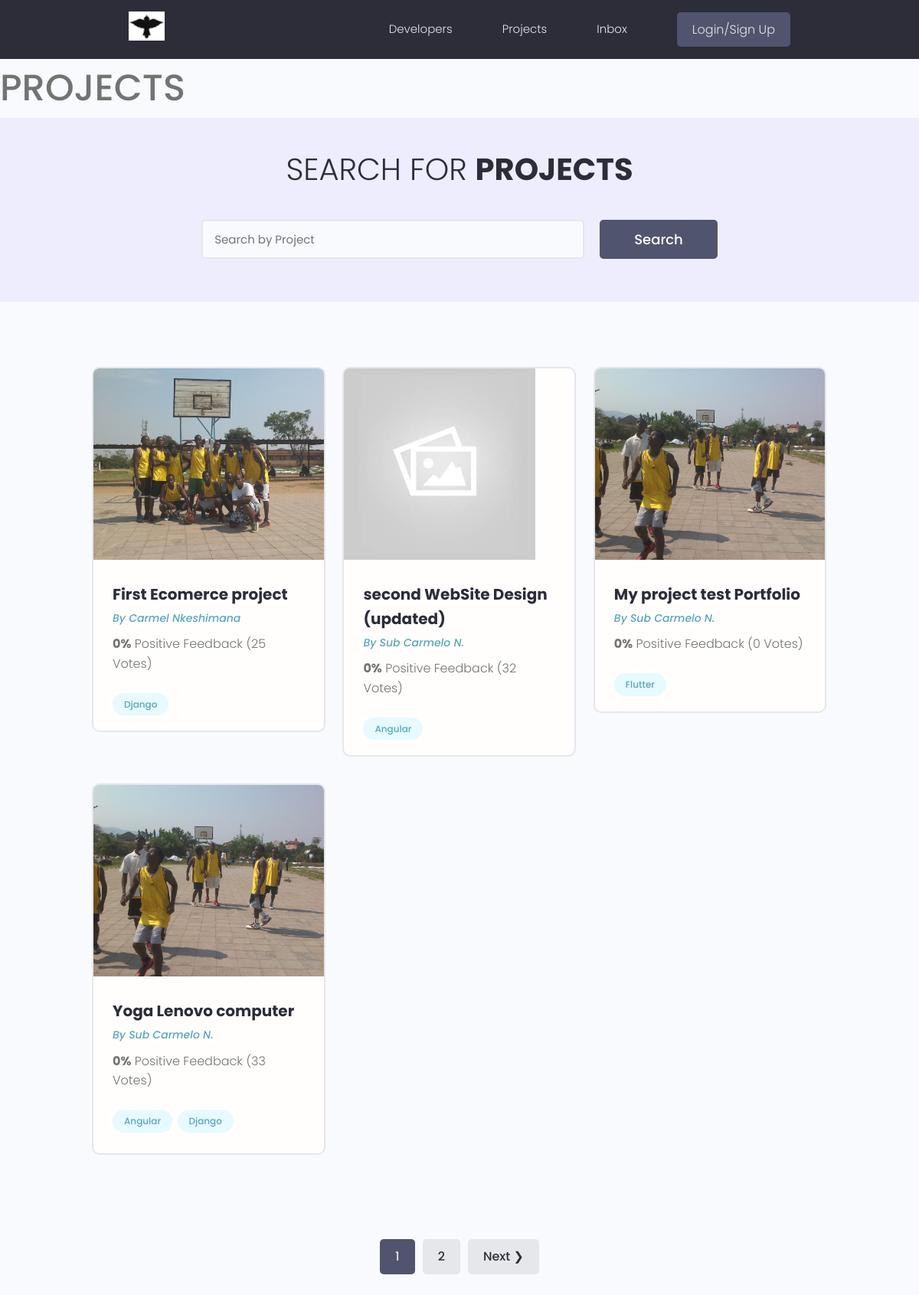
/projects/, run on the app's committed database.
### projects/models.py (models this page shows, shortened)
class Project(models.Model):
    owner = models.ForeignKey(Profile, null=True, blank=True, on_delete=models.SET_NULL)
    title = models.CharField(max_length=200)
    description = models.TextField(null=True, blank=True)
    featured_image = models.ImageField(null=True, blank=True, default="default.png")
    demo_link = models.CharField(max_length=2000, null=True, blank=True)
    source_link = models.CharField(max_length=2000, null=True, blank=True)
    vote_total = models.IntegerField(default=0, null=True, blank=True)
    vote_ratio = models.IntegerField(default=0, null=True, blank=True)
    tags = models.ManyToManyField('Tag', blank=True)
    created = models.DateTimeField(auto_now_add=True)
    id = models.UUIDField(default=uuid.uuid4,
                          unique=True,
                          primary_key=True,
                          editable=False)
    class Meta:
        ordering = ['created']

class Tag(models.Model):
    name = models.CharField(max_length=200, default='')
    created = models.DateTimeField(auto_now_add=True)
    id = models.UUIDField(default=uuid.uuid4,
                          unique=True,
                          primary_key=True,
                          editable=False)
    def __str__(self):
        return self.name

### users/models.py (models this page shows, shortened)
class Profile(models.Model):
    user = models.OneToOneField(User, on_delete=models.CASCADE, null=True, blank=True)
    name = models.CharField(max_length=200, blank=True, null=True)
    email = models.CharField(max_length=500, blank=True,  null=True)
    username = models.CharField(max_length=200, blank=True, null=True)
    location = models.CharField(max_length=200, blank=True, null=True)
    short_intro = models.CharField(max_length=200, blank=True,  null=True)
    bio = models.TextField(blank=True, null=True)
    profile_image = models.ImageField(null=True, blank=True, upload_to='profiles/', default='profiles/user-default.jpg')
    social_github = models.CharField(max_length=200, blank=True, null=True)
    social_twitter = models.CharField(max_length=200, blank=True, null=True)
    social_linkedin = models.CharField(max_length=200, blank=True, null=True)
    social_youtube = models.CharField(max_length=200, blank=True, null=True)
    social_website = models.CharField(max_length=200, blank=True, null=True)
    created = models.DateTimeField(auto_now_add=True)
    id = models.UUIDField(default=uuid.uuid4,
                          unique=True, primary_key=True, editable=False)

### projects/views.py (the view)
# urls.py: path('projects/', include('projects.urls')),
def projects(request):
    projects, search_query = searchProject(request)
    custom_range, projects = paginateProjects(request, projects, 4)
    context = {'projects':projects,
               'search_query':search_query,
               'custom_range': custom_range}
    return render(request, 'projects/projects.html', context)

### projects/utils.py (called while the page is built)
def searchProject(request):
    search_query = ''
    if request.GET.get('search_query'):
        search_query = request.GET.get('search_query')
    tags = Tag.objects.filter(
        name__icontains = search_query
    )
    identification = "Carmel NKESHIMANA "
    projects = Project.objects.distinct().filter(
        Q(title__icontains=search_query) |
        Q(description__icontains=search_query) |
        Q(owner__name__icontains=search_query) |
        Q(tags__in = tags)
    )
    return projects, search_query

def paginateProjects(request, projects, results):
    page = request.GET.get('pageSend')
    paginator = Paginator(projects, results)
    try:
        projects = paginator.page(page)
    except PageNotAnInteger:
        page = 1
        projects = paginator.page(page)
    except EmptyPage:
        page = paginator.num_pages
        projects = paginator.page(page)
    leftIndex = (int(page) - 3)
    if leftIndex < 1:
        leftIndex = 1
    rightIndex = (int(page) + 2)
    if rightIndex > paginator.num_pages:
        rightIndex = paginator.num_pages + 1
    custom_range = range(leftIndex, rightIndex)
    return custom_range, projects

### projects/templates/projects/projects.html (shortened to what this page needs)
{% extends 'main.html' %}
{% block content %}
<h1>PROJECTS </h1>
  <main class="projects">
    <section class="hero-section text-center">
      <div class="container container--narrow">
        <div class="hero-section__box">
          <h2>Search for <span>Projects</span></h2>
        </div>
        <div class="hero-section__search">
          <form id="idSearchForm" class="form" action="{% url 'projects' %}" method="get"  >
            <div class="form__field">
              <input class="input input--text" id="formInput#search" type="text" name="search_query"
                placeholder="Search by Project " value="{{search_query}}" />
            </div>
            <input class="btn btn--sub btn--lg" type="submit" value="Search" />
          </form>
        </div>
      </div>
    </section>
    <section class="projectsList">
      <div class="container">
        <div class="grid grid--three">
          {% for project in projects%}
          <div class="column">
            <div class="card project">
              <a href="{% url 'project' project.id %}" class="project">
                <img class="project__thumbnail" src="{{project.featured_image.url}}" alt="project thumbnail" />
                <div class="card__body">
                  <h3 class="project__title">{{project.title}}</h3>
                  <p><a class="project__author" href="{% url 'userProfile' project.owner.id %}">By {{project.owner.name}}</a></p>
                  <p class="project--rating">
                    <span style="font-weight: bold;">{{project.vote_ratio}}%</span> Positive
                    Feedback ({{project.vote_total}} Vote{{project.vote_total|pluralize:"s"}})
                  </p>
                  <div class="project__tags">
                    {% for tag in project.tags.all  %}
                        <span class="tag tag--pill tag--main">
                          <small>{{tag}}</small>
                        </span>
                    {% endfor %}
                  </div>
                </div>
              </a>
            </div>
          </div>
          {% endfor %}
        </div>
      </div>
    </section>
    {% include 'pagination.html' with querySet=projects custom_range=custom_range %}
  </main>
{% endblock content %}

### static/styles/app.css (style rules this page uses)
:root { --color-sub: #2d2d39; }
.btn--sub { background-color: var(--color-sub-light); }
.card { border: 2px solid var(--color-light); }
img { width: 100%; }
.hero-section { height: 40vh; display: flex; align-items: center; background-color: var(--color-sub); }
.hero-section__box { margin-bottom: 4rem; }
.hero-section__box > h2, .hero-section__box > h2 > span { font-size: 4rem; color: var(--color-light); line-height: 1.3; text-transform: uppercase; }
.hero-section__box > h2 { font-weight: 300; }
.hero-section__box > h2 > span { font-weight: 700; }
.hero-section__search > .form { display: flex; align-items: center; justify-content: center; gap: 2rem; }
.hero-section__search > .form input.input--text { width: 50rem; }
.project__author { font-size: 1.4rem; font-style: italic; }
.project--rating { margin-bottom: 1.6em; margin-top: .5em; }
.projects > .hero-section { background: var(--color-sub-lighter); height: 30vh; }
.projects .hero-section__box { margin-bottom: 2.5rem; }
.projects .hero-section__box > h2 { color: var(--color-sub); }
.projects .hero-section__box > h2 > span { font-weight: 700; color: var(--color-sub); }
.projectsList { margin-top: 8rem; }
.project__thumbnail { height: 25rem; object-fit: cover; object-position: top center; }
.project__title { font-size: 2rem; font-weight: 700; color: var(--color-sub); }

### static/uikit/styles/modules/_variables.css (style rules this page uses)
:root { --color-main: #5aa5b9; --color-main-light: #e6faff; --color-sub: #3f4156; --color-sub-light: #51546e; --color-sub-lighter: #ededfd; --color-text: #737373; --color-gray: #8b8b8b; --color-light: #e5e7eb; --color-light-gray: #767676; --color-bg: #f8fafd; --color-white: #fffefd; --color-white-light: #f3f3f3; --color-success: #359e64; --color-success-bg: #def8e8; --color-error: #fc4b0b; --color-error-bg: #fff2ee; --font-base: 'Poppins', arial, helvetica, 'Segoe UI', roboto, ubuntu, sans-serif; --font-monospace: 'Fira Code', 'Courier New', courier, monospace; --font-regular: 300; --font-medium: 500; --font-bold: 700; --generic-shadow: 1px 1px 5px #00000010; --generic-transition: all 0.3s ease-in-out; }

### static/uikit/styles/modules/_base.css (style rules this page uses)
* { margin: 0; padding: 0; box-sizing: border-box; text-rendering: optimizeLegibility; color: inherit; font-size: inherit; }
html { font-size: 50%; }
@media only screen and (min-width: 480px) { html { font-size: 56.25%; } }
@media only screen and (min-width: 1200px) { html { font-size: 62.5%; } }
body { line-height: 1.6; font-weight: 400; font-size: 1.5rem; color: var(--color-text); background-color: var(--color-bg); min-height: 100vh; }

### static/uikit/styles/modules/_typography.css (style rules this page uses)
* { font-family: var(--font-base); }
h1 { font-size: 4.8rem; font-weight: var(--font-medium); }
h2 { font-size: 3.6rem; font-weight: var(--font-bold); }
h3 { font-size: 3.2rem; font-weight: var(--font-medium); }
p, span, strong { font-size: 1.6rem; color: var(--color-text); font-weight: var(--font-regular); }
a { padding-bottom: 2px; text-decoration: none; display: inline-block; color: var(--color-main); font-weight: var(--font-medium); }

### static/uikit/styles/modules/_utilities.css (style rules this page uses)
.container { width: 92%; max-width: 165rem; margin: 0 auto; box-sizing: border-box; }
.container--narrow { width: 92%; max-width: 120rem; }
@media screen and (min-width: 1000px) { .container { width: 90%; } }
@media screen and (min-width: 1000px) { .container--narrow { width: 85%; } }
@media screen and (min-width: 1200px) { .container { width: 80%; } }
@media screen and (min-width: 1200px) { .container--narrow { width: 72%; } }
.text-center { text-align: center; }

### static/uikit/styles/modules/_button.css (style rules this page uses)
.btn { display: inline-block; position: relative; cursor: pointer; background-color: var(--color-light); font-weight: var(--font-medium); color: var(--color-sub); text-decoration: none; padding: 1rem 2rem; border-radius: 0.5rem; border: none; width: -webkit-fit-content; width: -moz-fit-content; width: fit-content; height: -webkit-fit-content; height: -moz-fit-content; height: fit-content; font-size: 1.6rem; outline-width: 0; outline-color: transparent; -webkit-backface-visibility: hidden; backface-visibility: hidden; transition: all 0.3s ease-in-out; }
.btn--sub { background-color: var(--color-sub); color: var(--color-white); }
.btn--lg { font-size: 1.8rem; padding: 1.2rem 4.5rem; }

### static/uikit/styles/modules/_card.css (style rules this page uses)
.card { border-radius: 1rem; background-color: var(--color-white); border: 1.5px solid var(--color-light); width: auto; height: auto; margin-top: 0.5rem; margin-bottom: 0.5rem; overflow: hidden; }
.card__body, .card__header { padding: 2rem 2.5rem; }

### data on the page
Project: featured_image (picture), title "First Ecomerce project", owner.name "Carmel Nkeshimana", vote_ratio "0", vote_total "25"
Tag: name "Django"
Project: featured_image (placeholder picture), title "second WebSite Design (updated)", owner.name "Sub Carmelo N.", vote_ratio "0", vote_total "32"
Tag: name "Angular"
Project: featured_image (picture), title "My project test Portfolio", owner.name "Sub Carmelo N.", vote_ratio "0", vote_total "0"
Tag: name "Flutter"
Project: featured_image (picture), title "Yoga Lenovo computer", owner.name "Sub Carmelo N.", vote_ratio "0", vote_total "33"

### other printed values
{{ page }} "1"
{{ page }} "2"
